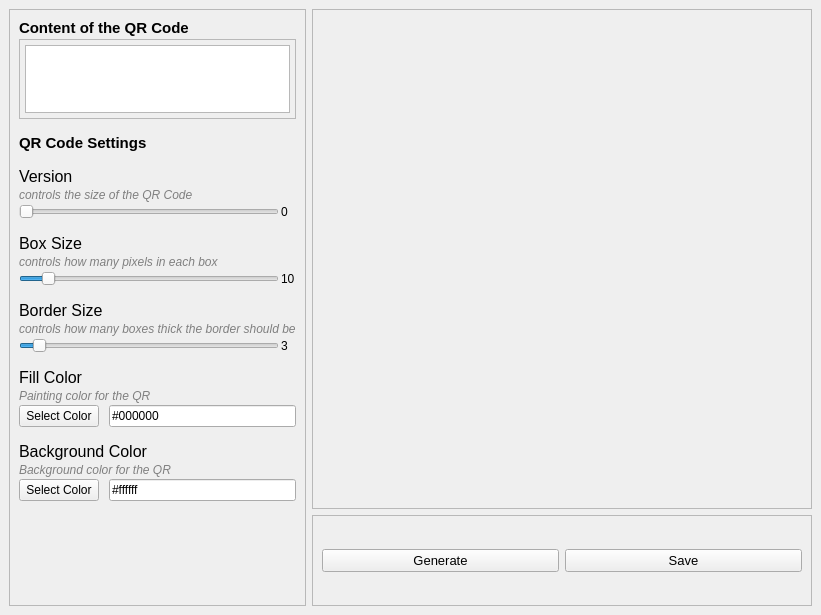
<?xml version="1.0" encoding="UTF-8"?>
<ui version="4.0">
 <class>MainWindow</class>
 <widget class="QMainWindow" name="MainWindow">
  <property name="geometry">
   <rect>
    <x>0</x>
    <y>0</y>
    <width>813</width>
    <height>615</height>
   </rect>
  </property>
  <property name="maximumSize">
   <size>
    <width>813</width>
    <height>615</height>
   </size>
  </property>
  <property name="windowTitle">
   <string>QR Code Generator</string>
  </property>
  <property name="styleSheet">
   <string notr="true"/>
  </property>
  <widget class="QWidget" name="centralwidget">
   <layout class="QGridLayout" name="gridLayout">
    <item row="0" column="0" rowspan="2">
     <widget class="QFrame" name="setting_frame">
      <property name="maximumSize">
       <size>
        <width>301</width>
        <height>16777215</height>
       </size>
      </property>
      <property name="styleSheet">
       <string notr="true"/>
      </property>
      <property name="frameShape">
       <enum>QFrame::StyledPanel</enum>
      </property>
      <property name="frameShadow">
       <enum>QFrame::Raised</enum>
      </property>
      <layout class="QVBoxLayout" name="verticalLayout_2">
       <property name="spacing">
        <number>15</number>
       </property>
       <item>
        <layout class="QVBoxLayout" name="verticalLayout">
         <property name="spacing">
          <number>2</number>
         </property>
         <item>
          <widget class="QLabel" name="label">
           <property name="font">
            <font>
             <pointsize>11</pointsize>
             <bold>true</bold>
            </font>
           </property>
           <property name="text">
            <string>Content of the QR Code</string>
           </property>
          </widget>
         </item>
         <item>
          <widget class="QFrame" name="input_frame">
           <property name="minimumSize">
            <size>
             <width>0</width>
             <height>50</height>
            </size>
           </property>
           <property name="maximumSize">
            <size>
             <width>16777215</width>
             <height>80</height>
            </size>
           </property>
           <property name="styleSheet">
            <string notr="true"/>
           </property>
           <property name="frameShape">
            <enum>QFrame::StyledPanel</enum>
           </property>
           <property name="frameShadow">
            <enum>QFrame::Raised</enum>
           </property>
           <layout class="QGridLayout" name="gridLayout_2">
            <property name="leftMargin">
             <number>5</number>
            </property>
            <property name="topMargin">
             <number>5</number>
            </property>
            <property name="rightMargin">
             <number>5</number>
            </property>
            <property name="bottomMargin">
             <number>5</number>
            </property>
            <property name="spacing">
             <number>5</number>
            </property>
            <item row="0" column="0">
             <widget class="QTextEdit" name="textEdit">
              <property name="maximumSize">
               <size>
                <width>16777215</width>
                <height>100</height>
               </size>
              </property>
             </widget>
            </item>
           </layout>
          </widget>
         </item>
        </layout>
       </item>
       <item>
        <layout class="QHBoxLayout" name="horizontalLayout">
         <property name="spacing">
          <number>0</number>
         </property>
         <item>
          <widget class="QLabel" name="label_2">
           <property name="font">
            <font>
             <pointsize>11</pointsize>
             <bold>true</bold>
            </font>
           </property>
           <property name="text">
            <string>QR Code Settings </string>
           </property>
           <property name="alignment">
            <set>Qt::AlignLeading|Qt::AlignLeft|Qt::AlignVCenter</set>
           </property>
          </widget>
         </item>
        </layout>
       </item>
       <item>
        <layout class="QVBoxLayout" name="verticalLayout_3">
         <property name="spacing">
          <number>2</number>
         </property>
         <item>
          <widget class="QLabel" name="label_3">
           <property name="font">
            <font>
             <pointsize>12</pointsize>
            </font>
           </property>
           <property name="text">
            <string>Version</string>
           </property>
          </widget>
         </item>
         <item>
          <widget class="QLabel" name="label_6">
           <property name="font">
            <font>
             <italic>true</italic>
            </font>
           </property>
           <property name="styleSheet">
            <string notr="true">Color: grey;</string>
           </property>
           <property name="text">
            <string>controls the size of the QR Code</string>
           </property>
          </widget>
         </item>
         <item>
          <layout class="QHBoxLayout" name="horizontalLayout_2">
           <item>
            <widget class="QSlider" name="horizontalSlider">
             <property name="styleSheet">
              <string notr="true"/>
             </property>
             <property name="maximum">
              <number>40</number>
             </property>
             <property name="pageStep">
              <number>2</number>
             </property>
             <property name="orientation">
              <enum>Qt::Horizontal</enum>
             </property>
            </widget>
           </item>
           <item>
            <widget class="QLabel" name="label_4">
             <property name="minimumSize">
              <size>
               <width>15</width>
               <height>0</height>
              </size>
             </property>
             <property name="text">
              <string>0</string>
             </property>
            </widget>
           </item>
          </layout>
         </item>
        </layout>
       </item>
       <item>
        <layout class="QVBoxLayout" name="verticalLayout_4">
         <property name="spacing">
          <number>2</number>
         </property>
         <item>
          <widget class="QLabel" name="label_7">
           <property name="font">
            <font>
             <pointsize>12</pointsize>
            </font>
           </property>
           <property name="text">
            <string>Box Size</string>
           </property>
          </widget>
         </item>
         <item>
          <widget class="QLabel" name="label_9">
           <property name="font">
            <font>
             <italic>true</italic>
            </font>
           </property>
           <property name="styleSheet">
            <string notr="true">Color: grey;</string>
           </property>
           <property name="text">
            <string>controls how many pixels in each box</string>
           </property>
          </widget>
         </item>
         <item>
          <layout class="QHBoxLayout" name="horizontalLayout_3">
           <item>
            <widget class="QSlider" name="horizontalSlider_2">
             <property name="styleSheet">
              <string notr="true"/>
             </property>
             <property name="minimum">
              <number>1</number>
             </property>
             <property name="maximum">
              <number>100</number>
             </property>
             <property name="pageStep">
              <number>2</number>
             </property>
             <property name="value">
              <number>10</number>
             </property>
             <property name="orientation">
              <enum>Qt::Horizontal</enum>
             </property>
            </widget>
           </item>
           <item>
            <widget class="QLabel" name="label_8">
             <property name="minimumSize">
              <size>
               <width>15</width>
               <height>0</height>
              </size>
             </property>
             <property name="text">
              <string>10</string>
             </property>
            </widget>
           </item>
          </layout>
         </item>
        </layout>
       </item>
       <item>
        <layout class="QVBoxLayout" name="verticalLayout_5">
         <property name="spacing">
          <number>2</number>
         </property>
         <item>
          <widget class="QLabel" name="label_10">
           <property name="font">
            <font>
             <pointsize>12</pointsize>
            </font>
           </property>
           <property name="text">
            <string>Border Size</string>
           </property>
          </widget>
         </item>
         <item>
          <widget class="QLabel" name="label_11">
           <property name="font">
            <font>
             <italic>true</italic>
            </font>
           </property>
           <property name="styleSheet">
            <string notr="true">Color: grey;</string>
           </property>
           <property name="text">
            <string>controls how many boxes thick the border should be</string>
           </property>
          </widget>
         </item>
         <item>
          <layout class="QHBoxLayout" name="horizontalLayout_4">
           <item>
            <widget class="QSlider" name="horizontalSlider_3">
             <property name="styleSheet">
              <string notr="true"/>
             </property>
             <property name="minimum">
              <number>1</number>
             </property>
             <property name="maximum">
              <number>40</number>
             </property>
             <property name="pageStep">
              <number>2</number>
             </property>
             <property name="value">
              <number>3</number>
             </property>
             <property name="orientation">
              <enum>Qt::Horizontal</enum>
             </property>
            </widget>
           </item>
           <item>
            <widget class="QLabel" name="label_5">
             <property name="minimumSize">
              <size>
               <width>15</width>
               <height>0</height>
              </size>
             </property>
             <property name="text">
              <string>3</string>
             </property>
            </widget>
           </item>
          </layout>
         </item>
        </layout>
       </item>
       <item>
        <layout class="QVBoxLayout" name="verticalLayout_6">
         <property name="spacing">
          <number>2</number>
         </property>
         <item>
          <widget class="QLabel" name="label_12">
           <property name="font">
            <font>
             <pointsize>12</pointsize>
            </font>
           </property>
           <property name="text">
            <string>Fill Color</string>
           </property>
          </widget>
         </item>
         <item>
          <widget class="QLabel" name="label_13">
           <property name="font">
            <font>
             <italic>true</italic>
            </font>
           </property>
           <property name="styleSheet">
            <string notr="true">Color: grey;</string>
           </property>
           <property name="text">
            <string>Painting color for the QR</string>
           </property>
          </widget>
         </item>
         <item>
          <layout class="QHBoxLayout" name="horizontalLayout_5">
           <property name="spacing">
            <number>10</number>
           </property>
           <item>
            <widget class="QPushButton" name="pushButton">
             <property name="text">
              <string>Select Color</string>
             </property>
             <property name="flat">
              <bool>false</bool>
             </property>
            </widget>
           </item>
           <item>
            <widget class="QLineEdit" name="lineEdit">
             <property name="text">
              <string>#000000</string>
             </property>
            </widget>
           </item>
          </layout>
         </item>
        </layout>
       </item>
       <item>
        <layout class="QVBoxLayout" name="verticalLayout_7">
         <property name="spacing">
          <number>2</number>
         </property>
         <item>
          <widget class="QLabel" name="label_14">
           <property name="font">
            <font>
             <pointsize>12</pointsize>
            </font>
           </property>
           <property name="text">
            <string>Background Color</string>
           </property>
          </widget>
         </item>
         <item>
          <widget class="QLabel" name="label_15">
           <property name="font">
            <font>
             <italic>true</italic>
            </font>
           </property>
           <property name="styleSheet">
            <string notr="true">Color: grey;</string>
           </property>
           <property name="text">
            <string>Background color for the QR</string>
           </property>
          </widget>
         </item>
         <item>
          <layout class="QHBoxLayout" name="horizontalLayout_6">
           <property name="spacing">
            <number>10</number>
           </property>
           <item>
            <widget class="QPushButton" name="pushButton_2">
             <property name="text">
              <string>Select Color</string>
             </property>
            </widget>
           </item>
           <item>
            <widget class="QLineEdit" name="lineEdit_2">
             <property name="text">
              <string>#ffffff</string>
             </property>
            </widget>
           </item>
          </layout>
         </item>
        </layout>
       </item>
       <item>
        <spacer name="verticalSpacer">
         <property name="orientation">
          <enum>Qt::Vertical</enum>
         </property>
         <property name="sizeHint" stdset="0">
          <size>
           <width>20</width>
           <height>40</height>
          </size>
         </property>
        </spacer>
       </item>
      </layout>
     </widget>
    </item>
    <item row="0" column="1">
     <widget class="QFrame" name="output_frame">
      <property name="minimumSize">
       <size>
        <width>500</width>
        <height>500</height>
       </size>
      </property>
      <property name="maximumSize">
       <size>
        <width>500</width>
        <height>500</height>
       </size>
      </property>
      <property name="styleSheet">
       <string notr="true"/>
      </property>
      <property name="frameShape">
       <enum>QFrame::StyledPanel</enum>
      </property>
      <property name="frameShadow">
       <enum>QFrame::Raised</enum>
      </property>
      <layout class="QGridLayout" name="gridLayout_3">
       <property name="leftMargin">
        <number>0</number>
       </property>
       <property name="topMargin">
        <number>0</number>
       </property>
       <property name="rightMargin">
        <number>0</number>
       </property>
       <property name="bottomMargin">
        <number>0</number>
       </property>
       <property name="spacing">
        <number>0</number>
       </property>
       <item row="0" column="0">
        <widget class="QLabel" name="result_label">
         <property name="text">
          <string/>
         </property>
         <property name="pixmap">
          <pixmap>result version 1.png</pixmap>
         </property>
         <property name="scaledContents">
          <bool>true</bool>
         </property>
        </widget>
       </item>
      </layout>
     </widget>
    </item>
    <item row="1" column="1">
     <widget class="QFrame" name="function_frame">
      <property name="maximumSize">
       <size>
        <width>16777215</width>
        <height>100</height>
       </size>
      </property>
      <property name="frameShape">
       <enum>QFrame::StyledPanel</enum>
      </property>
      <property name="frameShadow">
       <enum>QFrame::Raised</enum>
      </property>
      <layout class="QHBoxLayout" name="horizontalLayout_7">
       <item>
        <widget class="QPushButton" name="generate_btn">
         <property name="font">
          <font>
           <pointsize>10</pointsize>
          </font>
         </property>
         <property name="text">
          <string>Generate</string>
         </property>
        </widget>
       </item>
       <item>
        <widget class="QPushButton" name="save_btn">
         <property name="font">
          <font>
           <pointsize>10</pointsize>
          </font>
         </property>
         <property name="text">
          <string>Save</string>
         </property>
        </widget>
       </item>
      </layout>
     </widget>
    </item>
   </layout>
  </widget>
 </widget>
 <resources/>
 <connections>
  <connection>
   <sender>horizontalSlider_2</sender>
   <signal>valueChanged(int)</signal>
   <receiver>label_8</receiver>
   <slot>setNum(int)</slot>
   <hints>
    <hint type="sourcelabel">
     <x>230</x>
     <y>385</y>
    </hint>
    <hint type="destinationlabel">
     <x>394</x>
     <y>379</y>
    </hint>
   </hints>
  </connection>
  <connection>
   <sender>horizontalSlider_3</sender>
   <signal>valueChanged(int)</signal>
   <receiver>label_5</receiver>
   <slot>setNum(int)</slot>
   <hints>
    <hint type="sourcelabel">
     <x>362</x>
     <y>440</y>
    </hint>
    <hint type="destinationlabel">
     <x>391</x>
     <y>439</y>
    </hint>
   </hints>
  </connection>
  <connection>
   <sender>horizontalSlider</sender>
   <signal>valueChanged(int)</signal>
   <receiver>label_4</receiver>
   <slot>setNum(int)</slot>
   <hints>
    <hint type="sourcelabel">
     <x>265</x>
     <y>300</y>
    </hint>
    <hint type="destinationlabel">
     <x>393</x>
     <y>295</y>
    </hint>
   </hints>
  </connection>
 </connections>
</ui>
